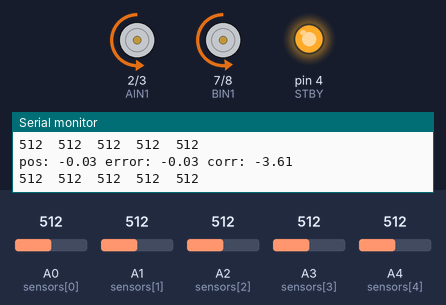
The sketch below on a simulated Arduino Uno, built with avr-gcc and run on an emulated ATmega328P. Parts: motor-driver pin pairs drawn as motors (green arrow = first pin HIGH = forward, orange = second pin HIGH = backward, longer = more drive, scaled by the enable pin, stopped while the standby pin is LOW), output pins drawn as LEDs (lit = HIGH), the last lines printed to the serial monitor. The test bench sets the inputs (shaded band); at power-on: A0 (sensors[0]) = 512, A4 (sensors[4]) = 512, A3 (sensors[3]) = 512, A2 (sensors[2]) = 512, A1 (sensors[1]) = 512.

Above: at 1.2 s.
1.3 s: A0 (sensors[0]) set to 716
At 2.4 s:
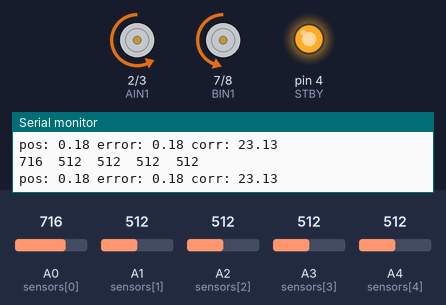
2.9 s: A4 (sensors[4]) set to 716
At 4.2 s:
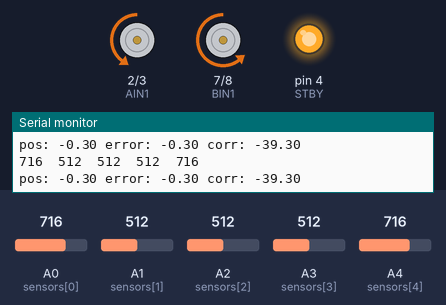
4.5 s: A3 (sensors[3]) set to 992
At 5.2 s:
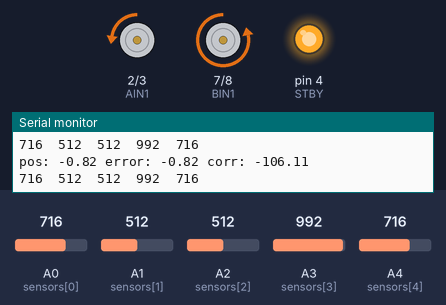
6.1 s: A2 (sensors[2]) set to 716
At 7.2 s:
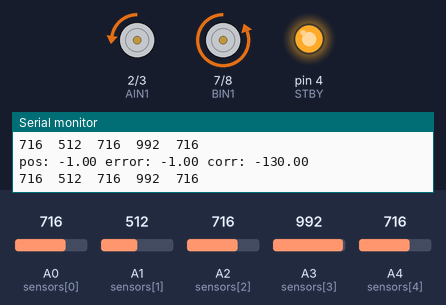
7.7 s: A4 (sensors[4]) set to 700
10.7 s: A4 (sensors[4]) set to 676
At 11.4 s:
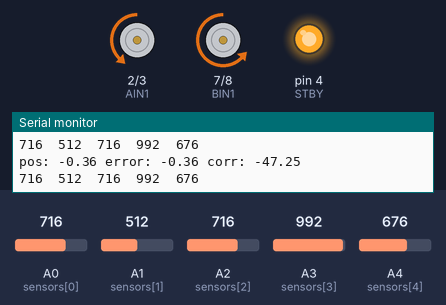
Timing chart, 0 to 13.3 s (numbered marks = the images above; inputs shaded):
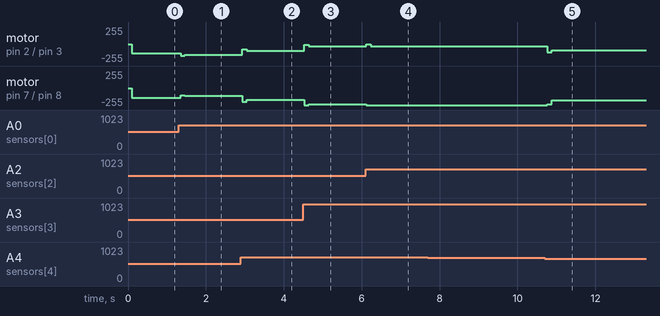

Measured:
- the behaviour switches between 691 and 690 on A4 (sensors[4]) (found by bisection; images 4 and 5)
- after the input at 1.3 s, motor on pin 2 (AIN1) / pin 3 (AIN2): backward 136/255 → backward 173/255 after 0.05 s, → backward 163/255 0.11 s later; motor on pin 7 (BIN1) / pin 8 (BIN2): backward 143/255 → backward 106/255 after 0.05 s, → backward 116/255 0.11 s later
- after the input at 2.9 s, motor on pin 2 (AIN1) / pin 3 (AIN2): backward 163/255 → backward 76/255 at once, → backward 100/255 0.11 s later; motor on pin 7 (BIN1) / pin 8 (BIN2): backward 116/255 → backward 203/255 at once, → backward 179/255 0.11 s later
- after the input at 4.5 s, motor on pin 2 (AIN1) / pin 3 (AIN2): backward 100/255 → backward 8/255 at once, → backward 33/255 0.11 s later; motor on pin 7 (BIN1) / pin 8 (BIN2): backward 179/255 → backward 255/255 at once, → backward 246/255 0.11 s later
- after the input at 6.1 s, motor on pin 2 (AIN1) / pin 3 (AIN2): backward 33/255 → stopped at once, → backward 33/255 0.11 s later; motor on pin 7 (BIN1) / pin 8 (BIN2): backward 246/255 → backward 255/255 at once
- after the input at 10.7 s, motor on pin 2 (AIN1) / pin 3 (AIN2): backward 33/255 → backward 124/255 after 0.07 s, → backward 92/255 0.11 s later; motor on pin 7 (BIN1) / pin 8 (BIN2): backward 255/255 → backward 246/255 after 0.07 s, → backward 187/255 0.11 s later

The sketch:

pid-line-follower-v1.ino
```cpp
// Motor pins
#define AIN1 2
#define AIN2 3
#define PWMA 5

#define STBY 4

#define PWMB 6
#define BIN1 7
#define BIN2 8

// Sensor pins: S1..S5 = left..right
int sensors[5] = {A0, A1, A2, A3, A4};
int weights[5] = {-2.8, -1, 0, 1, 2.8};

// Tuning
int whiteLevel[5] = {950, 950, 950, 950, 920};
int threshold = 230;

float Kp = 130.0;
float Ki = 0.0;
float Kd = 50.0;

int baseSpeed = 140;
int maxSpeed = 280;

float lastError = 0;
float integral = 0;

void setup() {
  pinMode(AIN1, OUTPUT);
  pinMode(AIN2, OUTPUT);
  pinMode(PWMA, OUTPUT);

  pinMode(BIN1, OUTPUT);
  pinMode(BIN2, OUTPUT);
  pinMode(PWMB, OUTPUT);

  pinMode(STBY, OUTPUT);
  digitalWrite(STBY, HIGH);

  Serial.begin(9600);
}

void setMotors(int leftSpeed, int rightSpeed) {
  leftSpeed = constrain(leftSpeed, -255, 255);
  rightSpeed = constrain(rightSpeed, -255, 255);

  // Left side
  if (leftSpeed >= 0) {
    digitalWrite(AIN1, LOW);
    digitalWrite(AIN2, HIGH);
  } else {
    digitalWrite(AIN1, HIGH);
    digitalWrite(AIN2, LOW);
    leftSpeed = -leftSpeed;
  }

  // Right side
  if (rightSpeed >= 0) {
    digitalWrite(BIN1, LOW);
    digitalWrite(BIN2, HIGH);
  } else {
    digitalWrite(BIN1, HIGH);
    digitalWrite(BIN2, LOW);
    rightSpeed = -rightSpeed;
  }

  analogWrite(PWMA, leftSpeed);
  analogWrite(PWMB, rightSpeed);
}

void loop() {

  int s1 = analogRead(A0);
  int s2 = analogRead(A1);
  int s3 = analogRead(A2);
  int s4 = analogRead(A3);
  int s5 = analogRead(A4);

  Serial.print(s1);
  Serial.print("  ");

  Serial.print(s2);
  Serial.print("  ");

  Serial.print(s3);
  Serial.print("  ");

  Serial.print(s4);
  Serial.print("  ");

  Serial.println(s5);

  delay(100);

  long weightedSum = 0;
  long totalBlack = 0;

  for (int i = 0; i < 5; i++) {
    int value = analogRead(sensors[i]);

    // schwarz = kleiner Wert, weiss = ca. 900
    int black = whiteLevel[i] - value;
    black = constrain(black, 0, 900);

    // kleine Störungen ignorieren
    if (black < threshold) black = 0;

    weightedSum += (long)black * weights[i];
    totalBlack += black;
  }

  // Linie verloren
  if (totalBlack == 0) {
    setMotors(0, 0);
    return;
  }

  float position = (float)weightedSum / totalBlack;

  // Ziel: Linie in der Mitte -> position = 0
  float error = position;

  integral += error;
  integral = constrain(integral, -50, 50);

  float derivative = error - lastError;
  lastError = error;

  float correction = Kp * error + Ki * integral + Kd * derivative;

  int leftSpeed = baseSpeed + correction;
  int rightSpeed = baseSpeed - correction;

  leftSpeed = constrain(leftSpeed, -maxSpeed, maxSpeed);
  rightSpeed = constrain(rightSpeed, -maxSpeed, maxSpeed);

  setMotors(leftSpeed, rightSpeed);

  Serial.print("pos: ");
  Serial.print(position);
  Serial.print(" error: ");
  Serial.print(error);
  Serial.print(" corr: ");
  Serial.println(correction);

  delay(10);
}
```
